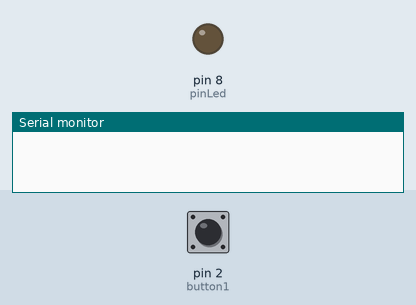
This sketch was run on a simulated Arduino Uno, built with avr-gcc and run on an emulated ATmega328P. On the bench: output pins drawn as LEDs (lit = HIGH), the last lines printed to the serial monitor. Inputs (shaded band) come from the test bench; at power-on: pin 2 (button1) HIGH.

Above: at 1.2 s.
1.3 s: pin 2 (button1) pulled LOW for 0.15 s
At 2.3 s:
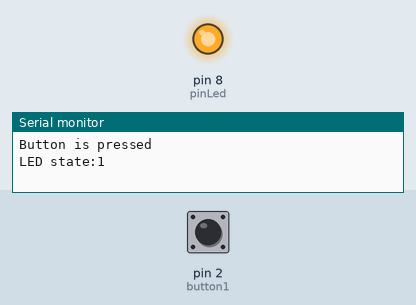
Timing chart, 0 to 4.3 s (numbered marks = the images above; inputs shaded):
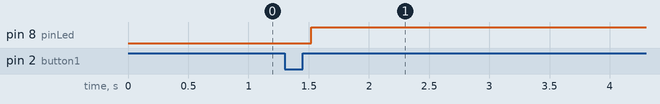

Measured:
- after the input at 1.3 s, pin 8 (pinLed): LOW → HIGH after 0.22 s

The sketch:

example3_led.ino
```cpp
#include "OneButton.h"
int const pinLed = 8;
OneButton button1( 2, true );
unsigned long lastPress = 0;
boolean ledState = false;

void setup() {
  // put your setup code here, to run once:
  pinMode( pinLed, OUTPUT );
  button1.attachClick( click1 );
  Serial.begin(9600);
}

void loop() {
  if ( millis( ) - lastPress > 10 ){
    button1.tick( );
    lastPress = millis( );
  }
  // put your main code here, to run repeatedly:

}

void click1( ){
  Serial.println( "Button is pressed");
  ledState = !ledState;
  Serial.print( "LED state:");
  Serial.println( ledState );
  digitalWrite( pinLed, ledState );
}
```
